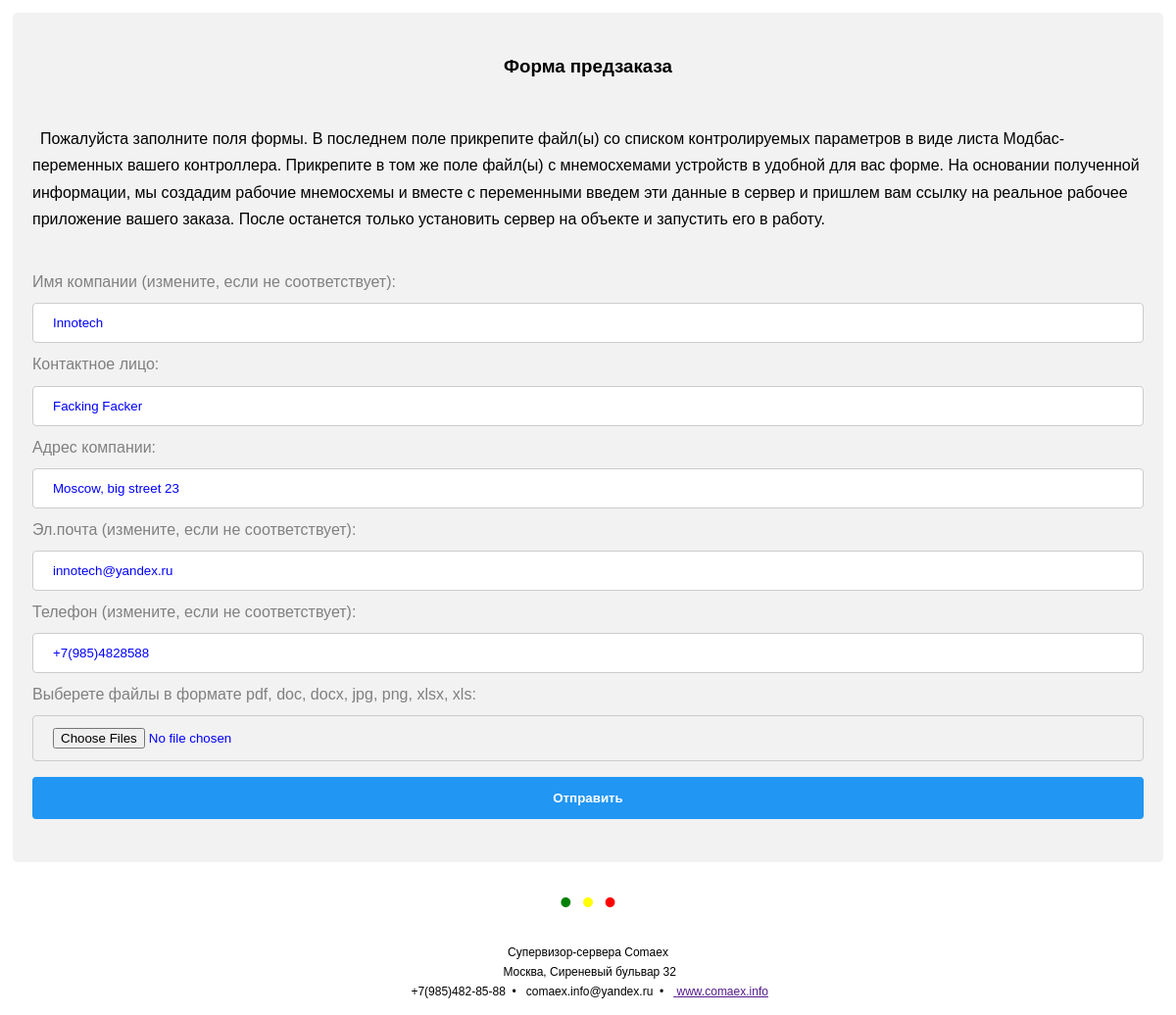
The page /email/preorder/5605abb0d0a04da8a5f19869f7f498c2 on the database its author committed.
### clients/models.py (models this page shows, shortened)
class Clients(models.Model):
    uuid           = models.UUIDField(primary_key=True, default=uuid.uuid4, editable=False,
                                      help_text=_("Номер UUID"))
    company        = models.CharField(max_length=120, verbose_name=_('Имя компании'))
    slug           = models.SlugField(unique=False, verbose_name=_('Слаг'), help_text=_("Слаг.."))
    address        = models.CharField(max_length=240, blank=True, verbose_name=_('Адрес компании'))
    email          = models.EmailField(max_length=120, unique=True,  verbose_name=_('Эл.почта'))
    email2         = models.EmailField(max_length=120, blank=True, null=True, verbose_name=_('Эл.почта2'))
    phone          = models.CharField(max_length=120, blank=True, verbose_name=_('Телефон'))
    about          = models.TextField(max_length=500, blank=True, verbose_name=_('О компании'))
    area           = models.CharField(max_length=120, blank=True, verbose_name=_('Сфера деятельности'))
    category       = models.CharField(max_length=30, default='HVAC', choices=settings.CATEGORIES,
                                      verbose_name=_('Категория'), help_text=_("Выберете категорию деятельности"))
    persons        = models.CharField(max_length=120, blank=True, verbose_name=_('Лица компании'))
    created        = models.DateTimeField(auto_now_add=True, verbose_name=_('Создана'))
    enable_mailing = models.BooleanField(default=True, verbose_name=_('Рассылка'))
    interested     = models.BooleanField(default=False, verbose_name=_('Интерес'))
    preorder       = models.BooleanField(default=False, verbose_name=_('Предзаказ'))
    counter        = models.PositiveSmallIntegerField(default=0, verbose_name=_('Счетчик  отправок'),
                                                      help_text=_("Количество оправленных писем"))
    error_mailing  = models.CharField(max_length=360, blank=True, default='Ошибок нет',
                                      verbose_name=_('Отчет об ошибке отправки'))
    file           = models.FileField(upload_to=upload_image_path, blank=True, null=True,
                                      verbose_name=_('Файл'), help_text=_("Файл данных клиента"))
    filepath       = models.CharField(max_length=120, blank=True, verbose_name=_('Путь в папке загр.файлов'))
    flag           = models.BooleanField(default=False, verbose_name=_('Флаг'))
    objects = ClientsManager()
    class Meta:
        app_label = 'clients'
        verbose_name = _('Клиенты')
        verbose_name_plural = _('Клиенты')

### clients/views.py (the view, shortened to what this page needs)
# urls.py: path('preorder/<uuid>', ClientsPreorderView.as_view(), name='preorder'),
class ClientsPreorderView(RequestFormAttachMixin, FormView):
    form_class = PreorderForm
    template_name = 'base/preorder.html'
    def get_context_data(self, *args, **kwargs):
        context = super(ClientsPreorderView, self).get_context_data(*args, **kwargs)
        context['introduction'] = mark_safe(settings.INTRODUCTION)
        return get_common_context(context)

### clients/views.py (called while the page is built)
def get_common_context(context):
    msg = settings.MSG
    context['title'] = msg['title']
    context['addr'] = msg['addr']
    context['mobile'] = msg['mobile']
    context['mail'] = msg['mail']
    context['domain'] = msg['domain']
    return context

### mysite/mixins.py (called while the page is built)
    def get_form_kwargs(self):
        kwargs = super(RequestFormAttachMixin, self).get_form_kwargs()
        kwargs['request'] = self.request
        return kwargs

### mysite/base/templates/base/preorder.html (shortened to what this page needs)
{% extends "base/alert.html" %}
{% load i18n %}
{% block core %}
<td>
    <div class="container">
    <h3>Форма предзаказа</h3>
      <form method='POST' enctype="multipart/form-data" style="padding-top:16px">
       <p>{{introduction}}</p><br>
       {% for field in form %}
          {{ field.label_tag }}
               {{ field }}
       {% endfor %}
        <input type="submit" value="Отправить"><br>
  </form>
    </div>
</td>
{% endblock core %}

### mysite/base/templates/base/alert.html (style rules this page uses)
table.fixed td { overflow: hidden; }
td, th { text-align: center; padding: 5px; line-height: 1.7; }
p { text-align: left; margin: 10px 0px 10px 0px; }
input[type=text], input[type=file], select { width: 100%; color: blue; font-weight: 500; padding: 12px 20px; margin: 8px 0; display: block; border: 1px solid #ccc; border-radius: 4px; box-sizing: border-box; }
input[type=submit] { width: 100%; font-weight: 700; background-color: #2196F3; color: white; padding: 14px 20px; margin: 8px 0; border: none; border-radius: 4px; cursor: pointer; }
label { display: block; text-align: left; color: gray; }
div.container { border-radius: 5px; background-color: #f2f2f2; padding: 20px; }

### rows shown on the page
Clients: form "Innotech" "Facking Facker" "Moscow, big street 23" "innotech@yandex.ru" "+7(985)4828588"

### other values the page prints
{{ field.label_tag }} "Имя компании (измените, если не соответствует):" "Контактное лицо:" "Адрес компании:" "Эл.почта (измените, если не соответствует):" "Телефон (измените, если не соответствует):" "Выберете файлы в формате pdf, doc, docx, jpg, png, xlsx, xls:"
{{ title }} "Супервизор-сервера Comaex"
{{ addr }} "Москва, Сиреневый бульвар 32"
{{ mobile }} "+7(985)482-85-88"
{{ mail }} "comaex.info@yandex.ru"
{{ domain }} "www.comaex.info"
